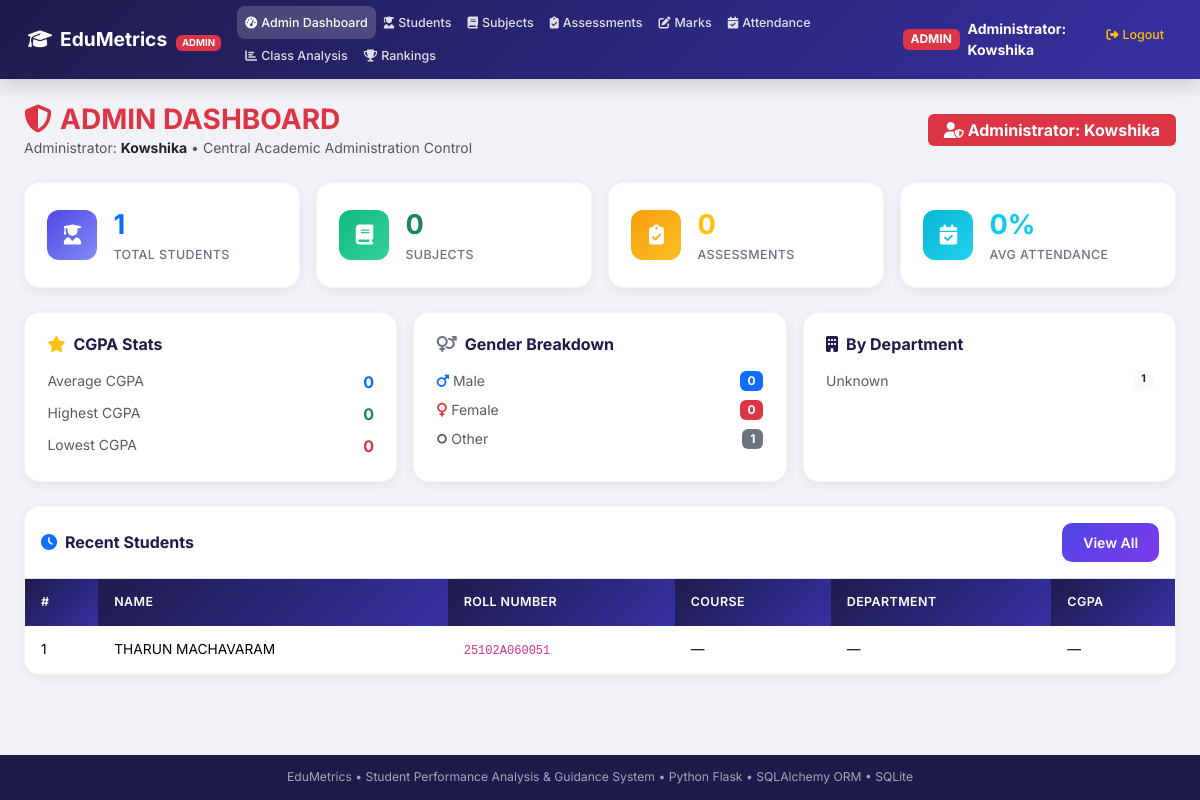
The app's page /admin/dashboard (signed in) with its own data.
### models/student.py (models this page shows, shortened)
class Student(UserMixin, db.Model):
    __tablename__ = "students"
    id = db.Column(db.Integer, primary_key=True)
    full_name = db.Column(db.String(120), nullable=False)
    roll_number = db.Column(db.String(30), unique=True, nullable=False)
    role = db.Column(db.String(20), default='student', nullable=False)  # 'admin' or 'student'
    age = db.Column(db.Integer, nullable=True)
    dob = db.Column(db.Date, nullable=True)
    class_name = db.Column("class", db.String(20), nullable=True)
    semester = db.Column(db.String(20), nullable=True)
    course = db.Column(db.String(80), nullable=True)
    branch = db.Column(db.String(80), nullable=True)
    department = db.Column(db.String(80), nullable=True)
    graduation_year = db.Column(db.Integer, nullable=True)
    gender = db.Column(db.String(10), nullable=True)
    mobile_number = db.Column(db.String(20), nullable=True)
    email = db.Column(db.String(120), unique=True, nullable=True)
    student_id = db.Column(db.String(30), unique=True, nullable=True)
    entered_cgpa = db.Column(db.Float, nullable=True)
    password_hash = db.Column(db.String(256), nullable=False)
    is_admin = db.Column(db.Boolean, default=False)
    marks = db.relationship('Mark', backref='student', lazy=True, cascade='all, delete-orphan')
    attendance_records = db.relationship('Attendance', backref='student', lazy=True, cascade='all, delete-orphan')

### routes/admin.py (the view)
@bp.route('/dashboard')
@login_required
def dashboard():
    students = Student.query.filter_by(role='student').all()
    subjects = Subject.query.all()
    assessments = Assessment.query.all()
    total = len(students)
    cgpa_list = [s.entered_cgpa for s in students if s.entered_cgpa is not None]
    avg_cgpa = round(sum(cgpa_list) / len(cgpa_list), 2) if cgpa_list else 0
    highest_cgpa = max(cgpa_list) if cgpa_list else 0
    lowest_cgpa = min(cgpa_list) if cgpa_list else 0
    male_count = sum(1 for s in students if s.gender and s.gender.lower() in ('male', 'm'))
    female_count = sum(1 for s in students if s.gender and s.gender.lower() in ('female', 'f'))
    other_count = total - male_count - female_count
    dept_counts = {}
    for s in students:
        d = s.department or 'Unknown'
        dept_counts[d] = dept_counts.get(d, 0) + 1
    course_counts = {}
    for s in students:
        c = s.course or 'Unknown'
        course_counts[c] = course_counts.get(c, 0) + 1
    total_attendance = Attendance.query.count()
    present_count = Attendance.query.filter_by(status='present').count()
    avg_attendance = round((present_count / total_attendance * 100), 1) if total_attendance else 0
    recent_students = Student.query.filter_by(role='student').order_by(Student.id.desc()).limit(10).all()
    stats = {
        'total_students': total,
        'total_subjects': len(subjects),
        'total_assessments': len(assessments),
        'avg_cgpa': avg_cgpa,
        'highest_cgpa': highest_cgpa,
        'lowest_cgpa': lowest_cgpa,
        'male_count': male_count,
        'female_count': female_count,
        'other_count': other_count,
        'dept_counts': dept_counts,
        'course_counts': course_counts,
        'avg_attendance': avg_attendance,
        'admin_name': 'Kowshika'
    }
    return render_template('admin_dashboard.html',
                           students=recent_students,
                           all_students=students,
                           stats=stats)

### app.py (called while the page is built)
@login_manager.user_loader
def load_user(user_id):
    return Student.query.get(int(user_id))

### routes/admin.py (called while the page is built)
@bp.before_request
def check_admin_access():
    if request.endpoint == 'admin.login':
        return None
    if not current_user.is_authenticated:
        flash('Please log in with administrator credentials.', 'warning')
        return redirect(url_for('admin.login'))
    if getattr(current_user, 'role', None) != 'admin':
        flash('Access Denied: Administrator privileges required.', 'danger')
        return redirect(url_for('auth.dashboard'))

### templates/admin_dashboard.html (shortened to what this page needs)
{% extends 'base.html' %}
{% block content %}
<div class="animate-fadeInUp">
    <div class="mb-4 d-flex justify-content-between align-items-center">
        <div>
            <h3 class="fw-bold mb-0 text-danger">
                <i class="fas fa-shield-alt me-2"></i>ADMIN DASHBOARD
            </h3>
            <p class="text-muted small mb-0">Administrator: <strong class="text-dark">Kowshika</strong> &bull; Central Academic Administration Control</p>
        </div>
        <span class="badge bg-danger fs-6 px-3 py-2"><i class="fas fa-user-shield me-1"></i>Administrator: Kowshika</span>
    </div>
    <div class="row g-3 mb-4">
        <div class="col-sm-6 col-xl-3">
            <div class="stat-card animate-fadeInUp delay-1">
                <div class="d-flex align-items-center gap-3">
                    <div class="icon-box bg-gradient-primary"><i class="fas fa-user-graduate"></i></div>
                    <div>
                        <div class="stat-value text-primary">{{ stats.total_students }}</div>
                        <div class="stat-label">Total Students</div>
                    </div>
                </div>
            </div>
        </div>
        <div class="col-sm-6 col-xl-3">
            <div class="stat-card animate-fadeInUp delay-2">
                <div class="d-flex align-items-center gap-3">
                    <div class="icon-box bg-gradient-success"><i class="fas fa-book"></i></div>
                    <div>
                        <div class="stat-value text-success">{{ stats.total_subjects }}</div>
                        <div class="stat-label">Subjects</div>
                    </div>
                </div>
            </div>
        </div>
        <div class="col-sm-6 col-xl-3">
            <div class="stat-card animate-fadeInUp delay-3">
                <div class="d-flex align-items-center gap-3">
                    <div class="icon-box bg-gradient-warning"><i class="fas fa-clipboard-check"></i></div>
                    <div>
                        <div class="stat-value text-warning">{{ stats.total_assessments }}</div>
                        <div class="stat-label">Assessments</div>
                    </div>
                </div>
            </div>
        </div>
        <div class="col-sm-6 col-xl-3">
            <div class="stat-card animate-fadeInUp delay-4">
                <div class="d-flex align-items-center gap-3">
                    <div class="icon-box bg-gradient-accent"><i class="fas fa-calendar-check"></i></div>
                    <div>
                        <div class="stat-value text-info">{{ stats.avg_attendance }}%</div>
                        <div class="stat-label">Avg Attendance</div>
                    </div>
                </div>
            </div>
        </div>
    </div>
    <div class="row g-3 mb-4">
        <div class="col-md-4">
            <div class="stat-card animate-fadeInUp delay-2 h-100">
                <h6 class="fw-bold mb-3" style="color:#1e1b4b;"><i class="fas fa-star me-2 text-warning"></i>CGPA Stats</h6>
                <div class="d-flex flex-column gap-2">
                    <div class="d-flex justify-content-between">
                        <span class="text-muted small">Average CGPA</span>
                        <strong class="text-primary">{{ stats.avg_cgpa }}</strong>
                    </div>
                    <div class="d-flex justify-content-between">
                        <span class="text-muted small">Highest CGPA</span>
                        <strong class="text-success">{{ stats.highest_cgpa }}</strong>
                    </div>
                    <div class="d-flex justify-content-between">
                        <span class="text-muted small">Lowest CGPA</span>
                        <strong class="text-danger">{{ stats.lowest_cgpa }}</strong>
                    </div>
                </div>
            </div>
        </div>
        <div class="col-md-4">
            <div class="stat-card animate-fadeInUp delay-3 h-100">
                <h6 class="fw-bold mb-3" style="color:#1e1b4b;"><i class="fas fa-venus-mars me-2 text-secondary"></i>Gender Breakdown</h6>
                <div class="d-flex flex-column gap-2">
                    <div class="d-flex justify-content-between align-items-center">
                        <span class="text-muted small"><i class="fas fa-mars text-primary me-1"></i>Male</span>
                        <span class="badge bg-primary">{{ stats.male_count }}</span>
                    </div>
                    <div class="d-flex justify-content-between align-items-center">
                        <span class="text-muted small"><i class="fas fa-venus text-danger me-1"></i>Female</span>
                        <span class="badge bg-danger">{{ stats.female_count }}</span>
                    </div>
                    <div class="d-flex justify-content-between align-items-center">
                        <span class="text-muted small"><i class="fas fa-genderless text-muted me-1"></i>Other</span>
                        <span class="badge bg-secondary">{{ stats.other_count }}</span>
                    </div>
                </div>
            </div>
        </div>
        <div class="col-md-4">
            <div class="stat-card animate-fadeInUp delay-4 h-100">
                <h6 class="fw-bold mb-3" style="color:#1e1b4b;"><i class="fas fa-building me-2 text-accent"></i>By Department</h6>
                {% if stats.dept_counts %}
                {% for dept, count in stats.dept_counts.items() %}
                <div class="d-flex justify-content-between small mb-1">
                    <span class="text-muted">{{ dept }}</span>
                    <span class="badge bg-light text-dark fw-bold">{{ count }}</span>
                </div>
                {% endfor %}
                {% else %}
                <p class="text-muted small">No data</p>
                {% endif %}
            </div>
        </div>
    </div>
    <div class="table-container animate-scaleIn delay-3">
        <div class="p-3 border-bottom d-flex justify-content-between align-items-center">
            <h6 class="mb-0 fw-bold" style="color:#1e1b4b;"><i class="fas fa-clock me-2 text-primary"></i>Recent Students</h6>
            <a href="{{ url_for('admin.students') }}" class="btn btn-sm btn-primary-gradient">View All</a>
        </div>
        {% if students %}
        <div class="table-responsive">
            <table class="table table-hover mb-0">
                <thead>
                    <tr>
                        <th>#</th>
                        <th>Name</th>
                        <th>Roll Number</th>
                        <th>Course</th>
                        <th>Department</th>
                        <th>CGPA</th>
                    </tr>
                </thead>
                <tbody>
                    {% for s in students %}
                    <tr>
                        <td>{{ loop.index }}</td>
                        <td>{{ s.full_name }}</td>
                        <td><code>{{ s.roll_number }}</code></td>
                        <td>{{ s.course or '—' }}</td>
                        <td>{{ s.department or '—' }}</td>
                        <td>
                            {% if s.entered_cgpa is not none %}
                            <span class="badge {% if s.entered_cgpa >= 8 %}bg-success{% elif s.entered_cgpa >= 6 %}bg-warning text-dark{% else %}bg-danger{% endif %}">
                                {{ s.entered_cgpa }}
                            </span>
                            {% else %}—{% endif %}
                        </td>
                    </tr>
                    {% endfor %}
                </tbody>
            </table>
        </div>
        {% else %}
        <div class="p-5 text-center text-muted">
            <i class="fas fa-users fa-3x opacity-25 mb-3"></i>
            <p>No students registered yet.</p>
        </div>
        {% endif %}
    </div>
</div>
{% endblock %}

### templates/base.html (style rules this page uses)
:root { --primary: #4f46e5; --primary-dark: #3730a3; --primary-light: #818cf8; --secondary: #7c3aed; --accent: #06b6d4; --success: #10b981; --warning: #f59e0b; --danger: #ef4444; --dark: #1e1b4b; --bg: #f0f2f5; --card-bg: #ffffff; }
* { font-family: 'Inter', sans-serif; }
body { background: var(--bg); min-height: 100vh; display: flex; flex-direction: column; }
.animate-fadeInUp { animation: fadeInUp 0.55s ease-out forwards; }
.animate-scaleIn { animation: scaleIn 0.4s ease-out forwards; }
.delay-1 { animation-delay: 0.08s; opacity: 0; }
.delay-2 { animation-delay: 0.16s; opacity: 0; }
.delay-3 { animation-delay: 0.24s; opacity: 0; }
.delay-4 { animation-delay: 0.32s; opacity: 0; }
.stat-card { background: var(--card-bg); border-radius: 16px; padding: 1.4rem; box-shadow: 0 3px 12px rgba(0,0,0,0.06); border: 1px solid rgba(0,0,0,0.04); transition: all 0.3s ease; }
.stat-card .icon-box { width: 50px; height: 50px; border-radius: 12px; display: flex; align-items: center; justify-content: center; font-size: 1.25rem; flex-shrink: 0; }
.stat-card .stat-value { font-size: 1.7rem; font-weight: 700; }
.stat-card .stat-label { font-size: 0.78rem; color: #6b7280; font-weight: 500; text-transform: uppercase; letter-spacing: 0.4px; }
.bg-gradient-primary { background: linear-gradient(135deg, var(--primary), var(--primary-light)); color: #fff; }
.bg-gradient-success { background: linear-gradient(135deg, var(--success), #34d399); color: #fff; }
.bg-gradient-warning { background: linear-gradient(135deg, var(--warning), #fbbf24); color: #fff; }
.bg-gradient-accent { background: linear-gradient(135deg, var(--accent), #22d3ee); color: #fff; }
.table-container { background: var(--card-bg); border-radius: 16px; box-shadow: 0 3px 12px rgba(0,0,0,0.06); overflow: hidden; border: 1px solid rgba(0,0,0,0.04); }
.table-container .table thead th { background: linear-gradient(135deg, var(--dark), var(--primary-dark)); color: #fff; font-size: 0.78rem; font-weight: 600; text-transform: uppercase; letter-spacing: 0.4px; border: none; padding: 0.9rem 1rem; }
.table-container .table tbody td { padding: 0.8rem 1rem; font-size: 0.86rem; vertical-align: middle; border-color: #f3f4f6; }
.btn-primary-gradient { background: linear-gradient(135deg, var(--primary), var(--secondary)); border: none; color: #fff; font-weight: 600; padding: 0.55rem 1.3rem; border-radius: 10px; font-size: 0.88rem; transition: all 0.25s ease; }

### records on screen
Student: full_name "THARUN MACHAVARAM", roll_number "25102A060051", course "—", department "—"

### other values on screen
{{ stats.total_students }} "1"
{{ stats.total_subjects }} "0"
{{ stats.total_assessments }} "0"
{{ stats.avg_attendance }} "0"
{{ stats.avg_cgpa }} "0"
{{ stats.highest_cgpa }} "0"
{{ stats.lowest_cgpa }} "0"
{{ stats.male_count }} "0"
{{ stats.female_count }} "0"
{{ stats.other_count }} "1"
{{ dept }} "Unknown"
{{ count }} "1"
